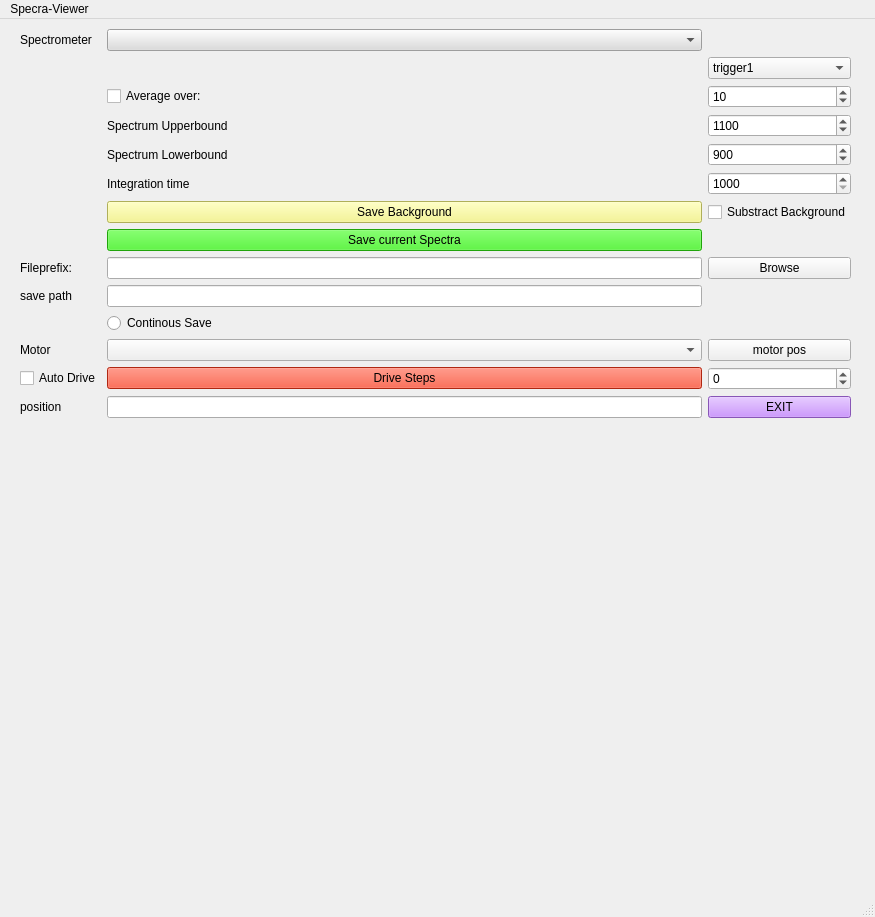
<?xml version="1.0" encoding="UTF-8"?>
<ui version="4.0">
 <class>MainWindow</class>
 <widget class="QMainWindow" name="MainWindow">
  <property name="geometry">
   <rect>
    <x>0</x>
    <y>0</y>
    <width>875</width>
    <height>917</height>
   </rect>
  </property>
  <property name="windowTitle">
   <string>MainWindow</string>
  </property>
  <widget class="QWidget" name="centralwidget">
   <widget class="QWidget" name="gridLayoutWidget">
    <property name="geometry">
     <rect>
      <x>20</x>
      <y>10</y>
      <width>831</width>
      <height>781</height>
     </rect>
    </property>
    <layout class="QGridLayout" name="gridLayout">
     <item row="18" column="2">
      <widget class="QPushButton" name="driveBtn">
       <property name="styleSheet">
        <string notr="true">background-color: rgb(245, 55, 25);
color: rgb(0, 0, 0);</string>
       </property>
       <property name="text">
        <string>Drive Steps</string>
       </property>
      </widget>
     </item>
     <item row="18" column="4">
      <widget class="QSpinBox" name="numSteps">
       <property name="minimum">
        <number>-40000</number>
       </property>
       <property name="maximum">
        <number>40000</number>
       </property>
      </widget>
     </item>
     <item row="21" column="2">
      <widget class="QWidget" name="plotWidget" native="true"/>
     </item>
     <item row="1" column="2">
      <widget class="QComboBox" name="listSpec">
       <property name="styleSheet">
        <string notr="true">background-color: rgb(220, 220, 220);
color: rgb(0, 0, 0);</string>
       </property>
      </widget>
     </item>
     <item row="3" column="2">
      <widget class="QCheckBox" name="checkAverage">
       <property name="text">
        <string>Average over:</string>
       </property>
      </widget>
     </item>
     <item row="1" column="0">
      <widget class="QLabel" name="label_6">
       <property name="text">
        <string>Spectrometer</string>
       </property>
      </widget>
     </item>
     <item row="4" column="4">
      <widget class="QSpinBox" name="SpecUpperBound">
       <property name="maximum">
        <number>10000</number>
       </property>
       <property name="value">
        <number>1100</number>
       </property>
      </widget>
     </item>
     <item row="2" column="4">
      <widget class="QComboBox" name="TriggerMode">
       <property name="editable">
        <bool>false</bool>
       </property>
       <item>
        <property name="text">
         <string>trigger1</string>
        </property>
       </item>
       <item>
        <property name="text">
         <string>trigger2</string>
        </property>
       </item>
       <item>
        <property name="text">
         <string>trigger3</string>
        </property>
       </item>
       <item>
        <property name="text">
         <string>trigger4</string>
        </property>
       </item>
      </widget>
     </item>
     <item row="14" column="2">
      <widget class="QLineEdit" name="lineEdit_file"/>
     </item>
     <item row="7" column="4">
      <widget class="QSpinBox" name="IntTime">
       <property name="minimum">
        <number>1000</number>
       </property>
       <property name="maximum">
        <number>1000000</number>
       </property>
       <property name="value">
        <number>1000</number>
       </property>
      </widget>
     </item>
     <item row="7" column="2">
      <widget class="QLabel" name="label_3">
       <property name="text">
        <string>Integration time</string>
       </property>
      </widget>
     </item>
     <item row="8" column="2">
      <widget class="QPushButton" name="btnBackground">
       <property name="styleSheet">
        <string notr="true">background-color: rgb(245, 245, 125);
color: rgb(0, 0, 0);</string>
       </property>
       <property name="text">
        <string>Save Background</string>
       </property>
      </widget>
     </item>
     <item row="8" column="4">
      <widget class="QCheckBox" name="checkSub">
       <property name="text">
        <string>Substract Background</string>
       </property>
      </widget>
     </item>
     <item row="16" column="2">
      <widget class="QRadioButton" name="checkContSave">
       <property name="text">
        <string>Continous Save</string>
       </property>
      </widget>
     </item>
     <item row="6" column="2">
      <widget class="QLabel" name="label_2">
       <property name="text">
        <string>Spectrum Lowerbound</string>
       </property>
      </widget>
     </item>
     <item row="6" column="4">
      <widget class="QSpinBox" name="SpecLowerBound">
       <property name="maximum">
        <number>10000</number>
       </property>
       <property name="value">
        <number>900</number>
       </property>
      </widget>
     </item>
     <item row="3" column="4">
      <widget class="QSpinBox" name="nAverage">
       <property name="minimum">
        <number>1</number>
       </property>
       <property name="maximum">
        <number>1000</number>
       </property>
       <property name="value">
        <number>10</number>
       </property>
      </widget>
     </item>
     <item row="14" column="4">
      <widget class="QPushButton" name="browseButton">
       <property name="text">
        <string>Browse</string>
       </property>
      </widget>
     </item>
     <item row="14" column="0">
      <widget class="QLabel" name="label_4">
       <property name="text">
        <string>Fileprefix:</string>
       </property>
      </widget>
     </item>
     <item row="4" column="2">
      <widget class="QLabel" name="label">
       <property name="text">
        <string>Spectrum Upperbound</string>
       </property>
      </widget>
     </item>
     <item row="15" column="0">
      <widget class="QLabel" name="label_5">
       <property name="text">
        <string>save path</string>
       </property>
      </widget>
     </item>
     <item row="13" column="2">
      <widget class="QPushButton" name="btnSaveSpec">
       <property name="styleSheet">
        <string notr="true">background-color: rgb(45, 230, 15);
color: rgb(0, 0, 0);</string>
       </property>
       <property name="text">
        <string>Save current Spectra</string>
       </property>
      </widget>
     </item>
     <item row="15" column="2">
      <widget class="QLineEdit" name="lineEdit_path"/>
     </item>
     <item row="17" column="0">
      <widget class="QLabel" name="label_7">
       <property name="text">
        <string>Motor</string>
       </property>
      </widget>
     </item>
     <item row="17" column="2">
      <widget class="QComboBox" name="listMotor"/>
     </item>
     <item row="19" column="4">
      <widget class="QPushButton" name="btnExit">
       <property name="styleSheet">
        <string notr="true">background-color: rgb(190, 120, 255);
color: rgb(0, 0, 0);</string>
       </property>
       <property name="text">
        <string>EXIT</string>
       </property>
      </widget>
     </item>
     <item row="19" column="0">
      <widget class="QLabel" name="label_8">
       <property name="text">
        <string>position</string>
       </property>
      </widget>
     </item>
     <item row="19" column="2">
      <widget class="QLineEdit" name="positionDisplay"/>
     </item>
     <item row="17" column="4">
      <widget class="QPushButton" name="motor_pos_btn">
       <property name="text">
        <string>motor pos</string>
       </property>
      </widget>
     </item>
     <item row="18" column="0">
      <widget class="QCheckBox" name="checkAutoDrive">
       <property name="text">
        <string>Auto Drive</string>
       </property>
      </widget>
     </item>
    </layout>
   </widget>
  </widget>
  <widget class="QMenuBar" name="menubar">
   <property name="geometry">
    <rect>
     <x>0</x>
     <y>0</y>
     <width>875</width>
     <height>21</height>
    </rect>
   </property>
   <widget class="QMenu" name="menuSpecra_Viewer">
    <property name="styleSheet">
     <string notr="true">background-color: rgb(71, 70, 72);</string>
    </property>
    <property name="title">
     <string>Specra-Viewer</string>
    </property>
   </widget>
   <addaction name="menuSpecra_Viewer"/>
  </widget>
  <widget class="QStatusBar" name="statusbar"/>
 </widget>
 <resources/>
 <connections/>
</ui>
